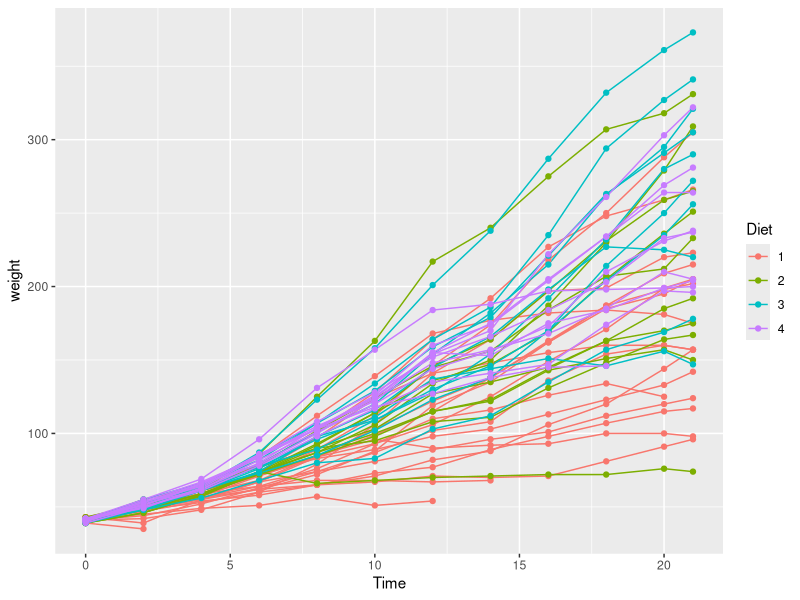
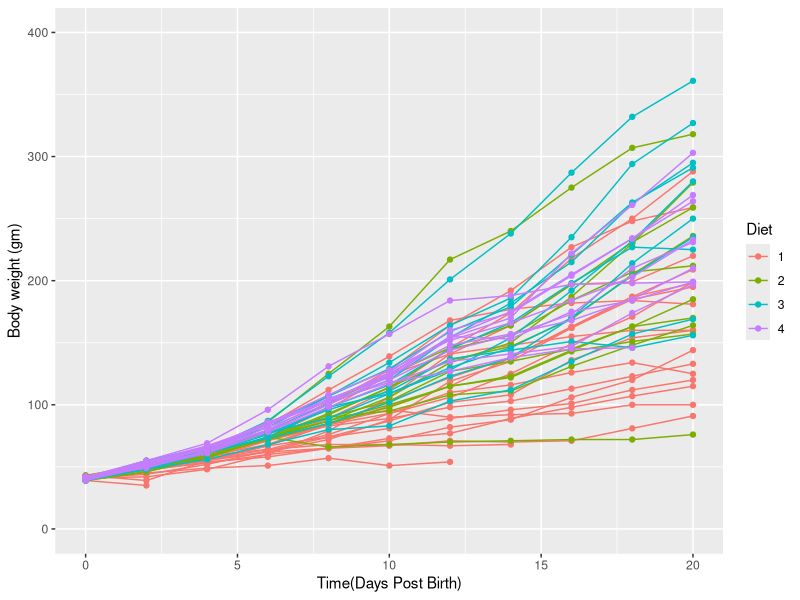
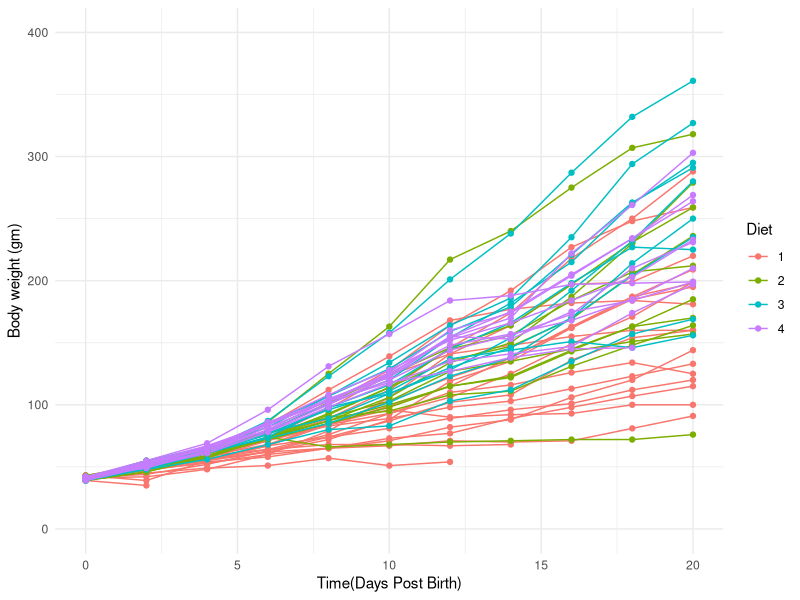
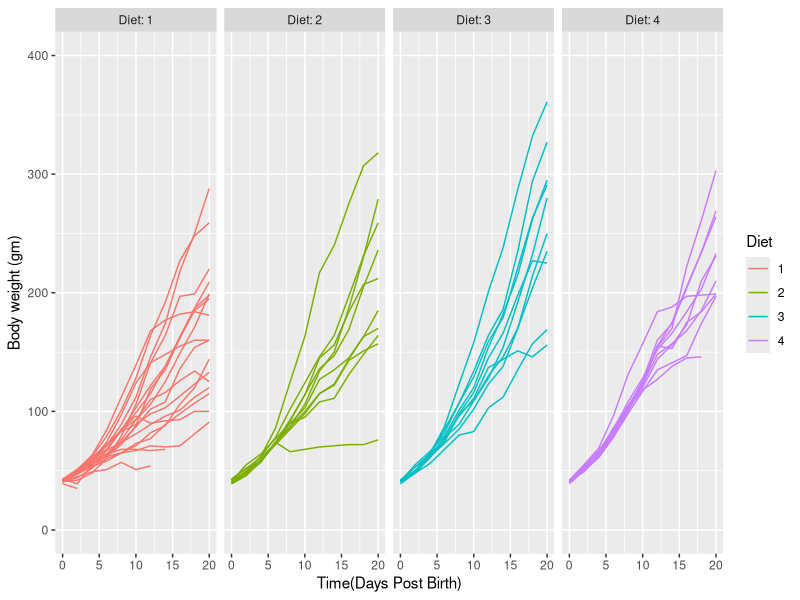

The R script that drew these images, in order:
## ---- chunk 1
# install package 
#install.packages("gglot2")
#load library 
library(ggplot2)

# Practice dataset for take home midterm 
data("ChickWeight")
# preview of data 
head(ChickWeight)

# layering using "geom" functions
ggplot(data = ChickWeight,aes(x=Time, y=weight, group=Chick, color=Diet)) +
  geom_line() +
  geom_point()

# Adding Scales 
ggplot(data = ChickWeight,aes(x=Time, y=weight, group=Chick, color=Diet)) +
  geom_line() +
  geom_point() +
  scale_x_continuous(name="Time(Days Post Birth)", limits=c(0, 20))+
  scale_y_continuous(name="Body weight (gm)", limits=c(0, 400)) 

# adding minimalist theme 
ggplot(data = ChickWeight,aes(x=Time, y=weight, group=Chick, color=Diet)) +
  geom_line() +
  geom_point() +
  scale_x_continuous(name="Time(Days Post Birth)", limits=c(0, 20))+
  scale_y_continuous(name="Body weight (gm)", limits=c(0, 400)) +
  theme_minimal()

# adding facets
ggplot(data = ChickWeight,aes(x=Time, y=weight, group=Chick, color=Diet)) +
  geom_line() +
  scale_x_continuous(name="Time(Days Post Birth)", limits=c(0, 20))+
  scale_y_continuous(name="Body weight (gm)", limits=c(0, 400)) +
  facet_grid(cols = vars(Diet), labeller = label_both) 

# Question 5
#load dplyr package 
library(dplyr)

data("ToothGrowth")
df <- data.frame (ToothGrowth)
#Preview the dataframa 
head(df)
#Subset ToothGrowth to include rows such that supp is equal to VC
VC_only <- df %>% filter(supp == "VC" )
#Preview the data
VC_only

#Subset ToothGrowth to include rows such that supp is equal to VC and dose is equal to 0.5
VCDose <-VC_only %>% filter(dose == "0.5" )
#Preview the data
VCDose

#Subset ToothGrowth to include the values of len such that supp is equal to VC and dose is equal to 0.5
VCDose_len <- VCDose %>% select('len')

#Preview the data
VCDose_len
